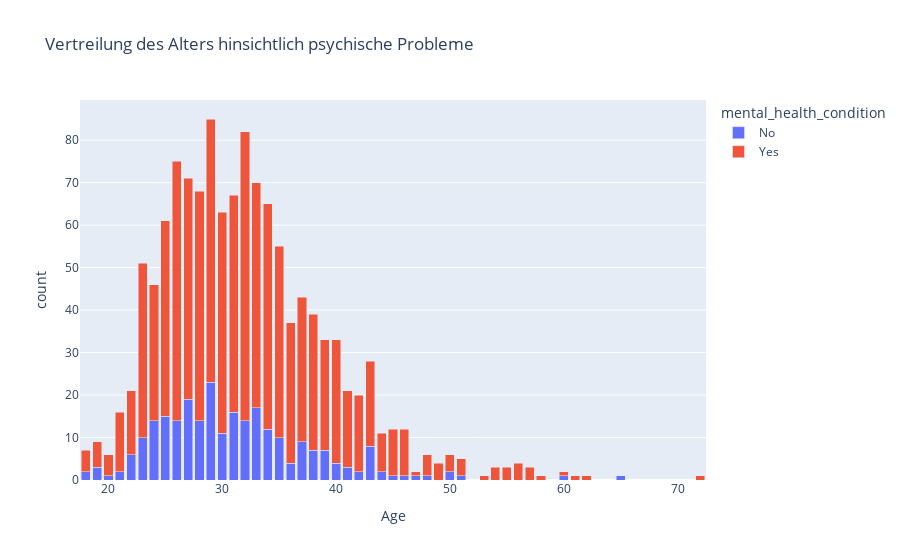

Source (notebook cell):
### Code cell
fig = px.bar(mental_age, x = "Age",y = "count",color = "mental_health_condition", title="Vertreilung des Alters hinsichtlich psychische Probleme", barmode= "stack")

fig.show()

### Figure 1 — Plotly figure (JSON) as saved in the notebook; plotly's stock layout.template omitted (floating-point values rounded to 4 significant figures)
{"data": [{"alignmentgroup": "True", "hovertemplate": "mental_health_condition=No<br>Age=%{x}<br>count=%{y}<extra></extra>", "legendgroup": "No", "marker": {"color": "#636efa", "pattern": {"shape": ""}}, "name": "No", "offsetgroup": "No", "orientation": "v", "showlegend": true, "textposition": "auto", "type": "bar", "x": [18, 19, 20, 21, 22, 23, 24, 25, 26, 27, 28, 29, 30, 31, 32, 33, 34, 35, 36, 37, 38, 39, 40, 41, 42, 43, 44, 45, 46, 47, 48, 50, 51, 60, 65], "xaxis": "x", "y": [2, 3, 1, 2, 6, 10, 14, 15, 14, 19, 14, 23, 11, 16, 14, 17, 12, 10, 4, 9, 7, 7, 4, 3, 2, 8, 2, 1, 1, 1, 1, 2, 1, 1, 1], "yaxis": "y"}, {"alignmentgroup": "True", "hovertemplate": "mental_health_condition=Yes<br>Age=%{x}<br>count=%{y}<extra></extra>", "legendgroup": "Yes", "marker": {"color": "#EF553B", "pattern": {"shape": ""}}, "name": "Yes", "offsetgroup": "Yes", "orientation": "v", "showlegend": true, "textposition": "auto", "type": "bar", "x": [18, 19, 20, 21, 22, 23, 24, 25, 26, 27, 28, 29, 30, 31, 32, 33, 34, 35, 36, 37, 38, 39, 40, 41, 42, 43, 44, 45, 46, 47, 48, 49, 50, 51, 53, 54, 55, 56, 57, 58, 60, 61, 62, 72], "xaxis": "x", "y": [5, 6, 5, 14, 15, 41, 32, 46, 61, 52, 54, 62, 52, 51, 68, 53, 53, 45, 33, 34, 32, 26, 29, 18, 18, 20, 9, 11, 11, 1, 5, 4, 4, 4, 1, 3, 3, 4, 3, 1, 1, 1, 1, 1], "yaxis": "y"}], "layout": {"barmode": "stack", "legend": {"title": {"text": "mental_health_condition"}, "tracegroupgap": 0}, "title": {"text": "Vertreilung des Alters hinsichtlich psychische Probleme"}, "xaxis": {"anchor": "y", "domain": [0, 1], "title": {"text": "Age"}}, "yaxis": {"anchor": "x", "domain": [0, 1], "title": {"text": "count"}}}}
